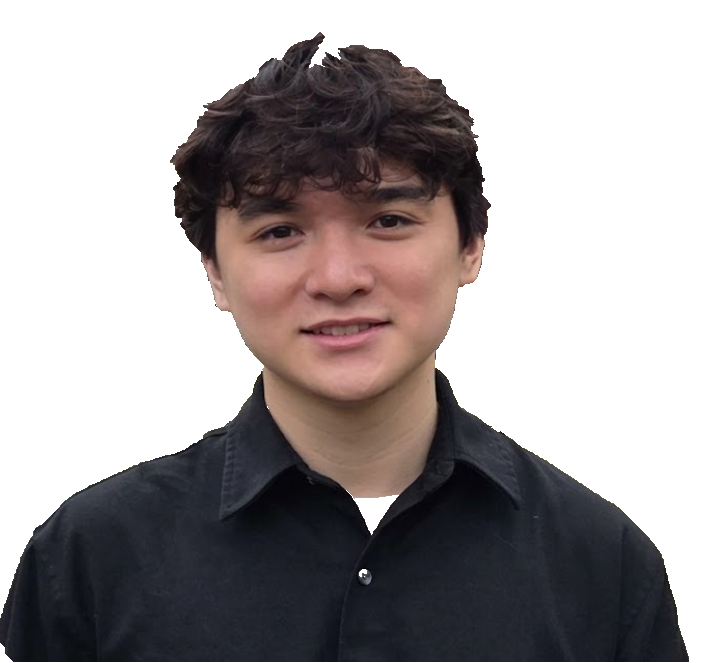
#> input picture scripts/portrait_wide.png, 710 x 663 px
$ python make_header.py
#> lines starting #> are read from the running program, lines starting #| are printed output that depends on the picture
"""header card. ascii portrait on the left, neofetch-style info block on the right.

portrait is the 230x107 render with the softer tonal curve, the sharp one carved
my nasolabial folds into strokes. drawn at native cell size and then scaled into
the left column, so the glyph rhythm stays put no matter how wide the column is.
"""
from itertools import groupby
from PIL import Image
import colorsys
import html
import pathlib

CARD_W = 985
PAD = 16
P_X, P_COL_W = 22, 376      # portrait column. narrow so the shoulder stops short of the info column
I_X, I_W = 446, CARD_W - 446 - 22
FS, LH = 13, 22             # info block font size and line height
COLS_I = 66                 # info block width in characters

# palette, all pulled off the shrimp pfp so the card matches it
CARD = '#faf7f4'            # a hair off the avatar's shell circle
TEXT = '#3f2f2c'            # darkened rose -> body text
LABEL = '#bd5c63'           # the shrimp's outline -> keys
VALUE = '#2f6f6b'           # deep seafoam off the bubbles -> values
DIM = '#c9b8b0'             # pale salmon -> leaders and rules
INK = '#4b5159'             # for portrait pixels too grey to carry a hue

COLS_P = 230
CELL_W, CELL_H = 2.4, 4.8   # native cell of the render i picked
SRC = pathlib.Path(__file__).resolve().parent / 'portrait_wide.png'
OUT = pathlib.Path(__file__).resolve().parent.parent / 'header.svg'

src = Image.open(SRC).convert('RGB')
#> src is the input picture: PIL image 710x663 RGB; mean R, G, B 164.8, 159.4, 160.3
rows = int(src.height / src.width * COLS_P * CELL_W / CELL_H)
#> rows = 107
small = src.resize((COLS_P, rows), Image.LANCZOS)
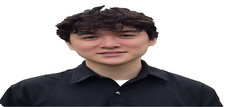
#> small: PIL image 230x107 RGB; mean R, G, B 164.5, 159.2, 160
NAT_W, NAT_H = COLS_P * CELL_W, rows * CELL_H
#> NAT_W = 552; NAT_H = 513.6
SCALE = P_COL_W / NAT_W
#> SCALE = 0.681
P_H = NAT_H * SCALE
#> P_H = 349.8

# dark -> light. \/| repeats six times so midtones spread across strokes of the
# same weight instead of jumping a step every shade
RAMP = "@M#W%8&$*\\/|\\/|\\/|\\/|\\/|\\/|)(1{}[]?+~<>!;:,."

LINES = [
    ('title', 'dylanchin'),
    ('kv', 'Role', "CS student @ NYU '28"),
    ('kv', 'Location', 'Brooklyn, New York'),
    ('kv', 'Orgs', 'NYU HSRN / Urban Arts / StuyCS'),
    ('kv', 'Focus', 'Full-Stack, Real-Time Systems, XR, Game Dev'),
    ('blank',),
    ('kv', 'Languages', 'C#, TypeScript, Python, C++, Java'),
    ('kv', 'Frameworks', 'Unity, React, Next.js, Astro, Tailwind'),
    ('blank',),
    ('section', 'Contact'),
    ('kv', 'Email', 'dylantychin@gmail.com'),
    ('kv', 'Portfolio', 'dynotics.github.io'),
    ('kv', 'LinkedIn', 'linkedin.com/in/dylan-chin-8964ba284'),
    ('kv', 'GitHub', 'github.com/dynotics'),
    ('blank',),
    ('kv', 'Avatar', 'drawn by me'),
]


def tone(r, g, b):
    """luma, floor lifted off pure black, gamma so the face doesn't blow out"""
    v = (0.299 * r + 0.587 * g + 0.114 * b) / 255
    v = (v - 0.06) / 0.94
    return max(0.0, min(1.0, v)) ** 1.25


def portrait_rows():
    """(char, colour) per cell. colour is None where the cell is blank"""
    out = []
    for ry in range(rows):
        row = []
        for cx in range(COLS_P):
            r, g, b = small.getpixel((cx, ry))
            v = tone(r, g, b)
            if v > 0.965:
                row.append((' ', None))
                continue
            ch = RAMP[min(int((v ** 1.05) * (len(RAMP) - 1)), len(RAMP) - 1)]
            if max(r, g, b) - min(r, g, b) > 28:
                # saturate hard, the ascii grid eats a lot of the colour
                h_, s_, v_ = colorsys.rgb_to_hsv(r / 255, g / 255, b / 255)
                s_ = min(1.0, s_ * 1.9)
                col = '#%02x%02x%02x' % tuple(
                    int(c * 255) for c in colorsys.hsv_to_rgb(h_, s_, v_ * 0.92))
            else:
                col = INK
            row.append((ch, col))
        out.append(row)
    return out


def spans(row):
    """collapse a row into runs of one colour, one tspan each"""
    out = []
    for col, cells in groupby(row, key=lambda c: c[1]):
        text = html.escape(''.join(ch for ch, _ in cells))
        out.append(text if col is None else f'<tspan fill="{col}">{text}</tspan>')
    return ''.join(out)


def leader(n):
    """dotted run between a key and its value. never shorter than two dots"""
    return f'<tspan class="d">{"." * max(n, 2)}</tspan>'


def info_line(ln):
    kind = ln[0]
    if kind == 'title':
        return (f'<tspan class="b">{ln[1]}</tspan> '
                f'<tspan class="d">{"─" * (COLS_I - len(ln[1]) - 1)}</tspan>')
    if kind == 'section':
        return (f'<tspan class="d">─</tspan> <tspan class="b">{ln[1]}</tspan> '
                f'<tspan class="d">{"─" * (COLS_I - len(ln[1]) - 3)}</tspan>')
    if kind == 'kv':
        k, v = ln[1], ln[2]
        return (f'<tspan class="d">.</tspan> <tspan class="l">{k}:</tspan> '
                f'{leader(COLS_I - len(k) - len(v) - 5)} '
                f'<tspan class="v">{html.escape(v)}</tspan>')
    raise ValueError(f'unknown line kind: {kind}')


def build():
    info_h = len(LINES) * LH
    H = int(max(P_H, info_h) + PAD * 2)
#> H = 384
    out = [f'<svg xmlns="http://www.w3.org/2000/svg" width="{CARD_W}" height="{H}" viewBox="0 0 {CARD_W} {H}" '
           f'font-family="Consolas,\'Liberation Mono\',\'DejaVu Sans Mono\',Menlo,monospace">',
           '<style>text,tspan{white-space:pre;}'
           f'.i{{font-size:{FS}px;fill:{TEXT};}} .l{{fill:{LABEL};}} '
           f'.v{{fill:{VALUE};}} .d{{fill:{DIM};}} .b{{font-weight:bold;}}'
           '</style>',
           f'<rect width="{CARD_W}" height="{H}" fill="{CARD}"/>']

    # draw the portrait at native size, then scale the whole group into its column
    ty = (H - P_H) / 2
#> ty = 17.08
    out.append(f'<g transform="translate({P_X},{ty:.2f}) scale({SCALE:.5f})" font-size="{CELL_H}px">')
    for i, row in enumerate(portrait_rows()):
        y = round((i + 1) * CELL_H, 2)
        out.append(f'<text x="0" y="{y}" textLength="{NAT_W}" lengthAdjust="spacingAndGlyphs" '
                   f'xml:space="preserve">{spans(row)}</text>')
    out.append('</g>')

    # textLength on every line is what keeps the leaders lining up. the browser
    # squeezes each line to exactly I_W whatever font it ends up with
    iy = (H - info_h) / 2 + FS
#> iy = 29
    for i, ln in enumerate(LINES):
        if ln[0] == 'blank':
            continue
        y = round(iy + i * LH, 2)
        out.append(f'<text class="i" x="{I_X}" y="{y}" textLength="{I_W}" lengthAdjust="spacingAndGlyphs" '
                   f'xml:space="preserve">{info_line(ln)}</text>')

    out.append('</svg>')
    return '\n'.join(out)


if __name__ == '__main__':
    OUT.write_text(build())
    print(f'header.svg  {OUT.stat().st_size // 1024} KB')
    print(f'{COLS_P}x{rows}, scale {SCALE:.3f}, portrait {P_COL_W}x{P_H:.0f}')
#| 230x107, scale 0.681, portrait 376x350
